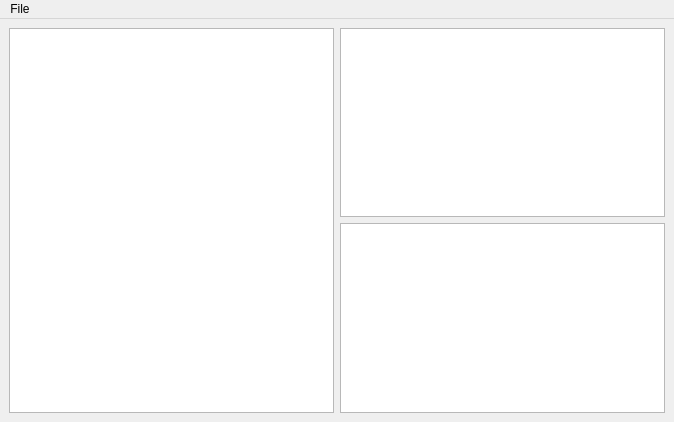
<?xml version="1.0" encoding="UTF-8"?>
<ui version="4.0">
 <class>MainWindow</class>
 <widget class="QMainWindow" name="MainWindow">
  <property name="geometry">
   <rect>
    <x>0</x>
    <y>0</y>
    <width>674</width>
    <height>422</height>
   </rect>
  </property>
  <property name="windowTitle">
   <string>MainWindow</string>
  </property>
  <property name="layoutDirection">
   <enum>Qt::LeftToRight</enum>
  </property>
  <widget class="QWidget" name="centralwidget">
   <layout class="QGridLayout" name="gridLayout">
    <item row="0" column="0" rowspan="2">
     <widget class="QTextEditWithLineNum" name="qtCodeArea"/>
    </item>
    <item row="0" column="1">
     <widget class="QTextEditWithLineNum" name="qtElementArea">
      <property name="html">
       <string>&lt;!DOCTYPE HTML PUBLIC &quot;-//W3C//DTD HTML 4.0//EN&quot; &quot;http://www.w3.org/TR/REC-html40/strict.dtd&quot;&gt;
&lt;html&gt;&lt;head&gt;&lt;meta name=&quot;qrichtext&quot; content=&quot;1&quot; /&gt;&lt;style type=&quot;text/css&quot;&gt;
p, li { white-space: pre-wrap; }
&lt;/style&gt;&lt;/head&gt;&lt;body style=&quot; font-family:'.AppleSystemUIFont'; font-size:13pt; font-weight:400; font-style:normal;&quot;&gt;
&lt;p style=&quot;-qt-paragraph-type:empty; margin-top:0px; margin-bottom:0px; margin-left:0px; margin-right:0px; -qt-block-indent:0; text-indent:0px;&quot;&gt;&lt;br /&gt;&lt;/p&gt;&lt;/body&gt;&lt;/html&gt;</string>
      </property>
     </widget>
    </item>
    <item row="1" column="1">
     <widget class="QTableWidget" name="qtMatrixArea"/>
    </item>
   </layout>
  </widget>
  <widget class="QMenuBar" name="menuBar">
   <property name="geometry">
    <rect>
     <x>0</x>
     <y>0</y>
     <width>674</width>
     <height>24</height>
    </rect>
   </property>
   <widget class="QMenu" name="File">
    <property name="title">
     <string>File</string>
    </property>
    <addaction name="actionopen"/>
    <addaction name="actionsave"/>
   </widget>
   <addaction name="File"/>
  </widget>
  <action name="actionopen">
   <property name="text">
    <string>open...</string>
   </property>
  </action>
  <action name="actionsave">
   <property name="text">
    <string>save...</string>
   </property>
  </action>
 </widget>
 <customwidgets>
  <customwidget>
   <class>QTextEditWithLineNum</class>
   <extends>QTextEdit</extends>
   <header location="global">qtexteditwithlinenum.h</header>
  </customwidget>
 </customwidgets>
 <resources/>
 <connections/>
</ui>
